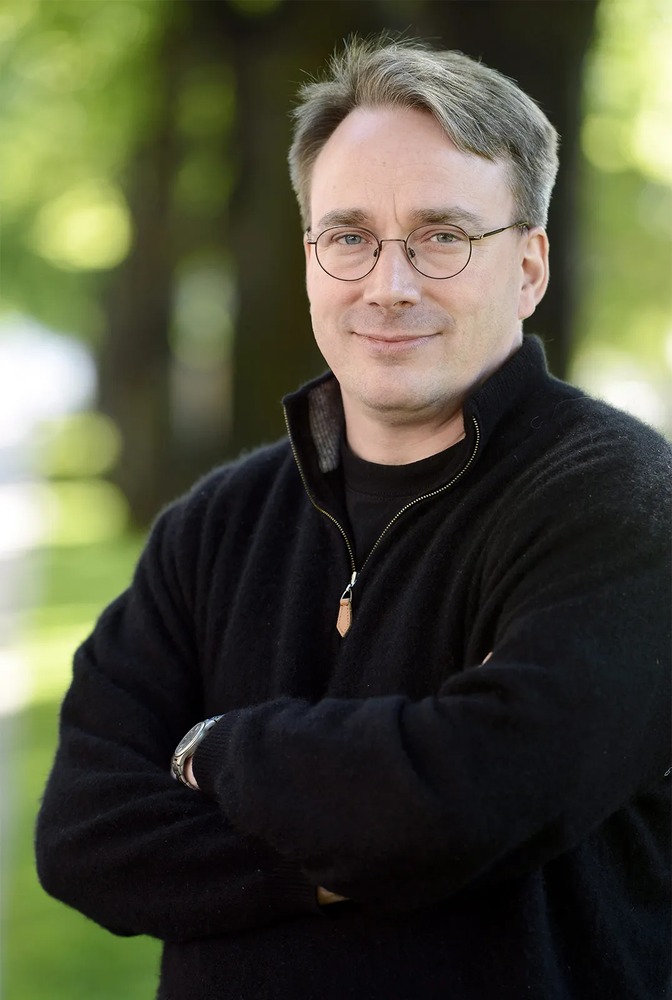
#> input picture task4/code/input.png, 672 x 1000 px, shrunk from 1075 x 1600 before the run
$ python compare.py
#> lines starting #> are read from the running program, lines starting #| are printed output that depends on the picture
import sys
import numpy as np
from PIL import Image

first = input("First image: ").strip()
#> the answer given: input.png
second = input("Second image: ").strip()
#> the answer given: input.png

try:
    a = np.array(Image.open(first).convert("RGB"))
#> a is the input picture: shape (1000, 672, 3); mean R, G, B 76.2, 76.7, 57.9
    b = np.array(Image.open(second).convert("RGB"))
except (FileNotFoundError, OSError) as error:
    print("Cannot read image:", error)
    sys.exit()

print("NumPy size:", a.shape)
#| NumPy size: (1000, 672, 3)
print("Java size:", b.shape)
#| Java size: (1000, 672, 3)

if a.shape != b.shape:
    print("Images have different sizes")
    sys.exit()

different = np.any(a != b, axis=2).sum()
#> different = 0
total = a.shape[0] * a.shape[1]
#> total = 672000

print("Different pixels:", different, "of", total)
#| Different pixels: 0 of 672000

gap = np.full((a.shape[0], 20, 3), 255, dtype=np.uint8)
side_by_side = np.hstack((a, gap, b))
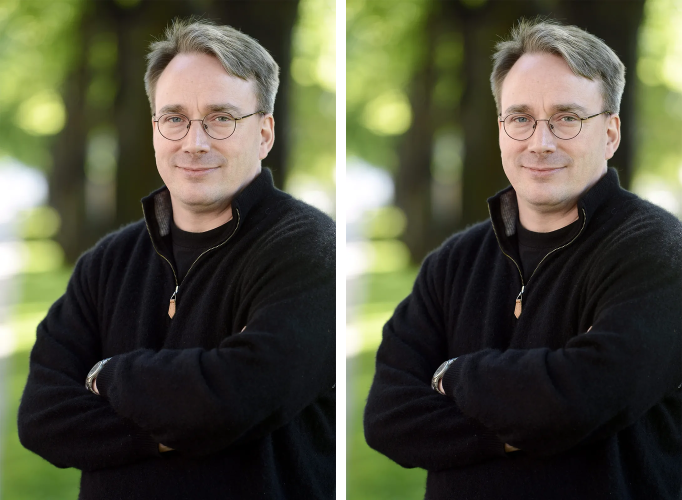
#> side_by_side: shape (1000, 1364, 3) (shown at 1/2 size); mean R, G, B 78.8, 79.3, 60.8

output = input("Output file: ").strip()
#> the answer given: out.png
Image.fromarray(side_by_side).save(output)

print("Saved", output)
